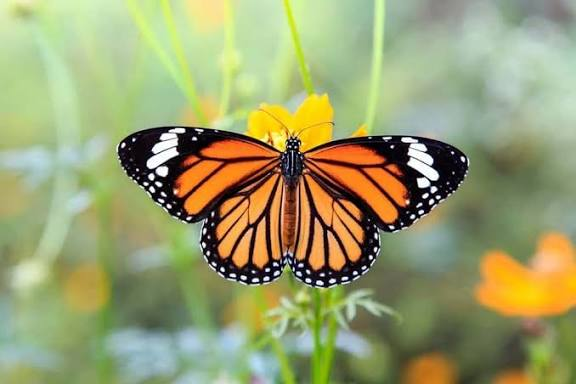
#> input picture image_lab/test/input.jpeg, 576 x 384 px, found by its file name
$ python cmf.py
#> lines starting #> are read from the running program, lines starting #| are printed output that depends on the picture
import cv2
import numpy as np
import matplotlib.pyplot as plt

img = cv2.imread(r'Y:\4-1\cse4-1\image_lab\test\input.jpeg',0)
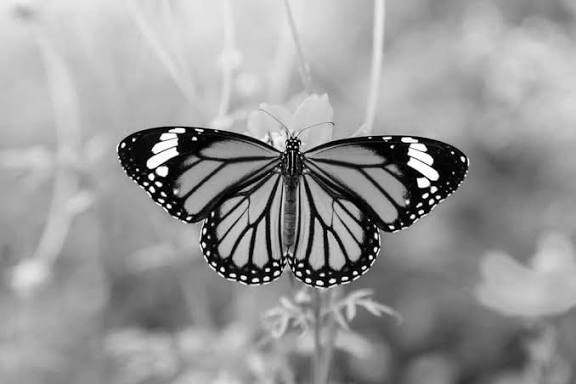
#> img: shape (384, 576); min 0, max 255, mean 152.3

q = 1.5
k = 3
pad = k//2

rows = img.shape[0]
#> rows = 384
cols = img.shape[1]
#> cols = 576

padded = np.pad(img, pad, mode='wrap')
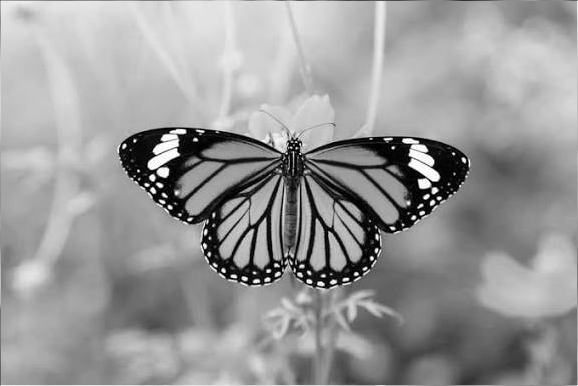
#> padded: shape (386, 578); min 0, max 255, mean 152.4

result = np.zeros_like(img, dtype=np.float32)

for i in range(rows):
    for j in range(cols):
        window = padded[i:i+k,j:j+k].astype(np.float32)

        numerator = np.sum(window**(q+1))
        denominator = np.sum(window**q)

        if denominator != 0:
            result[i,j] = numerator/denominator
        else:
            result[i,j] = 0
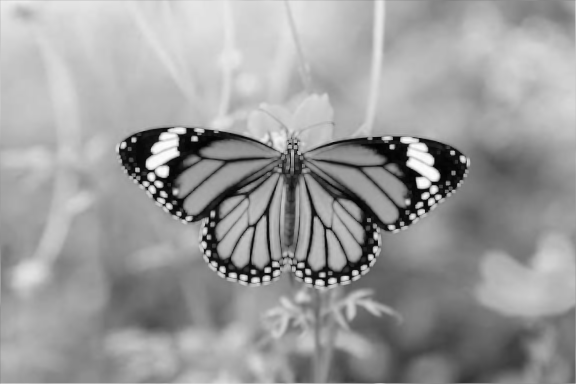
#> result: shape (384, 576) float32; min 2.08, max 253, mean 155.9

result = np.clip(result, 0,255).astype(np.uint8)

plt.figure(figsize=(12,6))
plt.subplot(1,2,1)
plt.imshow(img,cmap='gray')
plt.title("Original Image")
plt.axis('off')

plt.subplot(1,2,2)
plt.imshow(result,cmap='gray')
plt.title("Filtered Image")
plt.axis('off')
plt.show()
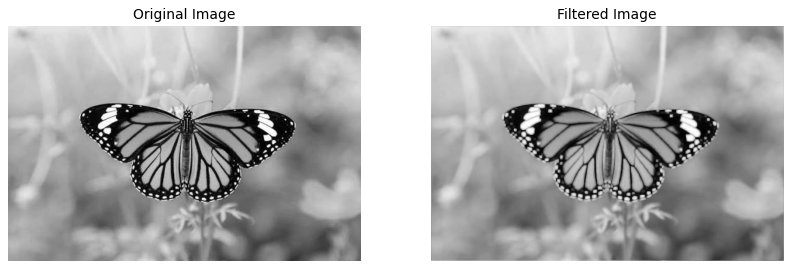
#> figure drawn by matplotlib, 2 panels
